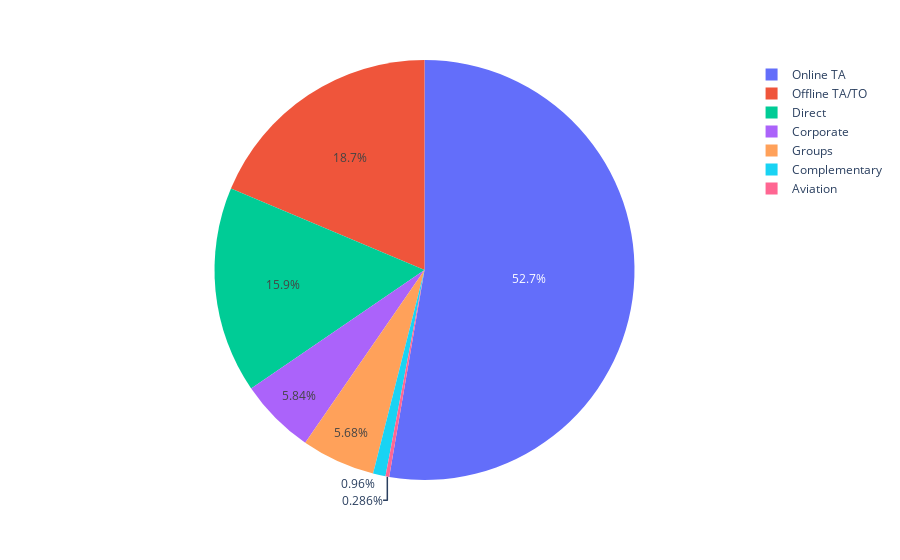

Here is the notebook cell this chart was saved with:
### Code cell
fig=px.pie(data_frame=market_distribution, values=market_distribution['count'], names=market_distribution['market_segment'])
fig.show()

### Figure 1 — Plotly figure (JSON) as saved in the notebook; plotly's stock layout.template omitted (floating-point values rounded to 4 significant figures)
{"data": [{"domain": {"x": [0, 1], "y": [0, 1]}, "hovertemplate": "market_segment=%{label}<br>count=%{value}<extra></extra>", "labels": ["Online TA", "Offline TA/TO", "Direct", "Corporate", "Groups", "Complementary", "Aviation"], "legendgroup": "", "name": "", "showlegend": true, "type": "pie", "values": [33311, 11798, 10043, 3691, 3590, 607, 181]}], "layout": {"legend": {"tracegroupgap": 0}, "margin": {"t": 60}}}
